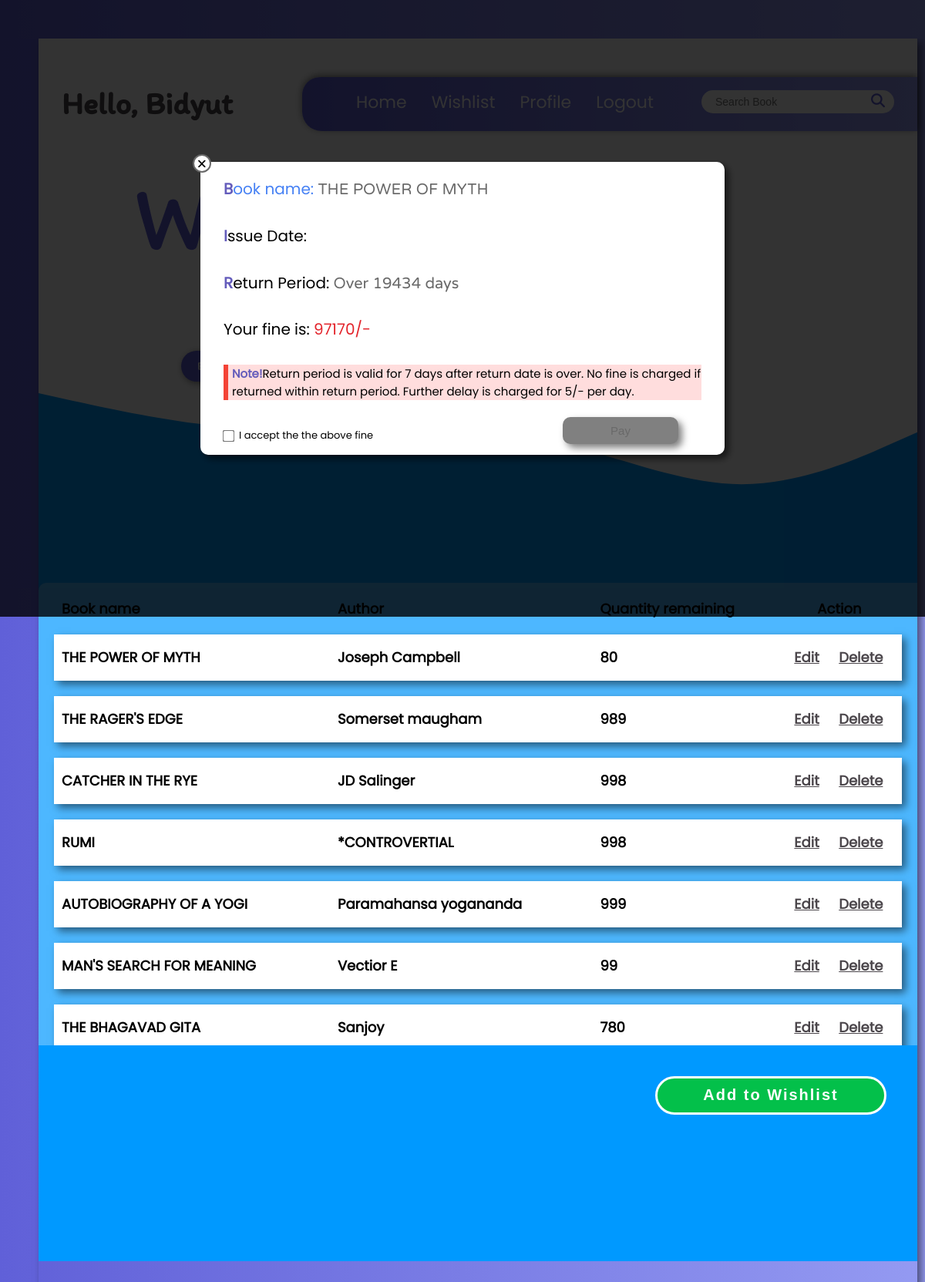
The page /LibraryHomepage.php?returnactivation=1 (signed in) on the database as committed earlier.
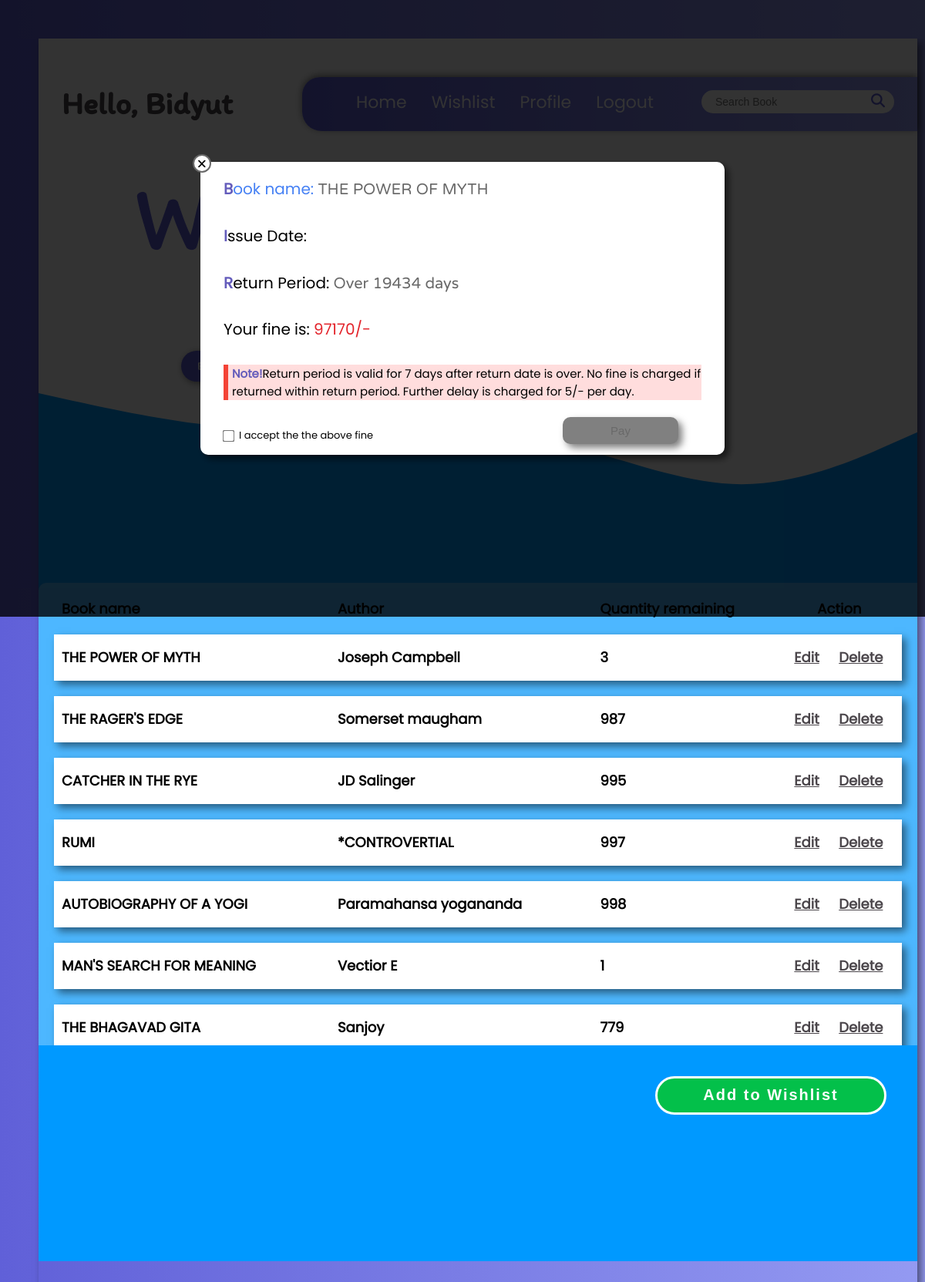
The same page on the database as committed later.
### tables this page shows
CREATE TABLE `information` (
  `id` int(11) NOT NULL,
  `Firstname` varchar(256) NOT NULL,
  `Middlename` varchar(256) NOT NULL,
  `last Name` varchar(256) NOT NULL,
  `phone number` varchar(256) NOT NULL,
  `EmailId` varchar(256) NOT NULL
);

CREATE TABLE `book_info` (
  `Id` int(11) NOT NULL,
  `Book name` varchar(256) NOT NULL,
  `Author` varchar(256) NOT NULL DEFAULT '*CONTROVERTIAL',
  `description` varchar(500) NOT NULL DEFAULT 'Not provided',
  `BOOK id` varchar(256) NOT NULL,
  `AVL book` int(11) NOT NULL
);

### LibraryHomepage.php (the view, shortened to what this page needs)
<?php
include("connection/connection.php");
$newid = $_SESSION['id'];
$admin = $_SESSION['admin'];
$query1 = "SELECT * FROM `information` WHERE `id`='$newid'";
$result1 = mysqli_query($connection, $query1);
$rowarr1 = mysqli_fetch_array($result1);
$name = $rowarr1['Firstname'];
if (isset($_REQUEST['returnactivation'])) {
    $bookid2 = $_REQUEST['returnactivation'];
    $query5 = "SELECT * FROM `book_info` WHERE `Id`='$bookid2' ";
    $result5 = mysqli_query($connection, $query5);
    $rowarr6 = mysqli_fetch_array($result5);
    $name1 = $rowarr6['Book name'];
    $query6 = "SELECT * FROM `bookstaken` WHERE `student-id`='$newid' AND `BookId`='$bookid2' ";
    $result6 = mysqli_query($connection, $query6);
    $rowarr7 = mysqli_fetch_array($result6);
    $issuedate = $rowarr7['IssueDate'];
    $borrowtime = $rowarr7['borrowtime'];
    $returndate = strtotime(date('Y-m-d', strtotime($issuedate . '+' . $borrowtime)));
    $currentdate = strtotime(date('Y-m-d'));
    $returndateObj = date_create(date('Y-m-d', strtotime($issuedate . '+' . $borrowtime)));
    $currdateObj = date_create(date('Y-m-d'));
    $dateDifference = date_diff($currdateObj, $returndateObj);
    if ($returndate >= $currentdate) {
        $hasfine = false;
        $timeLeft = ((int) $dateDifference->format("%a")) + 7;
    } else {
        $timeLeft = ((int) $dateDifference->format("%a"));
        if ($timeLeft > 7) {
            $hasfine = true;
            $fine = ($timeLeft - 7) * 5;
            $timeLeft -= 7;
        } else {
            $hasfine = false;
        }
    }
}
$searching = "";
if (isset($_REQUEST['search'])) {
    $searching = $_REQUEST['search'];
    $query2 = "SELECT * FROM `book_info` WHERE `Book name` LIKE '%$searching%' OR `BOOK id` LIKE '%$searching%' ";
    $result2 = mysqli_query($connection, $query2);
} else {
    $query2 = "SELECT * FROM `book_info` ORDER BY `Id`";
    $result2 = mysqli_query($connection, $query2);
}
?>
<!DOCTYPE html>
<html>
<head>
    <link href="css/floatingWindow.css" rel="stylesheet">
    <link href="css/css-homepage.css" rel="stylesheet">
    <link rel="stylesheet" href="https://cdnjs.cloudflare.com/ajax/libs/font-awesome/6.3.0/css/all.min.css"
 />
</head>
<body>
    <div class="borderTop" id="borderTop"></div>
    <div id="supermainDiv">
        <div class="maindiv" id="mainDiv">
            <div class="scrollToggle" id="scrollToggle"></div>
            <div class="logo" id="logo">
                <div id="welcomename">Hello,
                    <?php echo $name; ?>
                </div>
                <div class="navigationBar" id="navigatonBAr">
                    <div id="home"><a href="#bgImage" id="profile">Home</a></div>
                    <div id="Wishlist">Wishlist</div>
                    <div id="Profile"><a onclick="" id="profile">Profile</a></div>
                    <div id="Logout"><a href="logout.php" id="logout">Logout</a></div>
                    <div id="searchBar">
                        <input type="text" name="" id="SearchBox" placeholder="Search Book"
                            value="<?php echo $searching; ?>" onclick="isSearching()">
                        <div class="searchIcon" onclick="searchBook()"><i class="fa-solid fa-magnifying-glass"></i>
                        </div>
                    </div>
                </div>
            </div>
            <div id="textArea">
                <div id="welcomeText">
                    <div id="welcome">Welcome</div>
                    <div id="ToTheLibrary">to the Library</div>
                </div>
                <div id="buttonDiv">
                    <div id="form1">
                        <a href="#secondDivbgImage"> <input type="button" value="Browse Books" id="button1"> </a>
                    </div>
                    <?php
                    if ($admin == 'Y') { ?>
                        <form id="form2" action="" onsubmit="">
                        </form>
                    <?php } ?>
                </div>
            </div>
            <div id="secondDivbgImage">
                <div class="tablescroll">
                    <table>
                        <?php
                        if (mysqli_num_rows($result2) == 0) {
                            ?>
                            <th id="noBook" rowspan="4">No Book was found with keyword "
                                <?php echo $searching; ?>"
                            </th>
                            <?php
                        } else {
                            ?>
                            <tr>
                                <th>Book name</th>
                                <th>Author</th>
                                <th>Quantity remaining</th>
                                <th id="action" <?php if ($admin == 'Y') {
                                    echo "colspan=2";
                                } ?>>Action</th>
                            </tr>
                            <?php
                            while ($rowarr2 = mysqli_fetch_array($result2)) {
                                ?>
                                <tr id="book-detail">
                                    <td>
                                        <?php echo $rowarr2['Book name']; ?>
                                    </td>
                                    <td>
                                        <?php echo $rowarr2['Author']; ?>
                                    </td>
                                    <td>
                                        <?php echo $rowarr2['AVL book']; ?>
                                    </td>
                                    <?php if ($admin == 'Y') { ?>
                                        <td><a href="bookinfo.php?idOfBook=<?php echo $rowarr2['Id']; ?>" id="edit">Edit</a>
                                        </td>
                                        <td><a href="" id="delete">Delete</a></td>
                                    <?php
                                    }
                            }
                        }
                        ?>
                    </table>
                </div>
                <div class="addWishlistBtn"><input type="submit" name="addToWishlist" id="addToWishlist"
                        value="Add to Wishlist">
                </div>
                <div class="mainBox2 invisible">
                    <div class="contentwhole">
                        <div class="circleCross" onclick="returnInvisible()">
                            <div class="x">x</div>
                        </div>
                        <form action="">
                            <div class="contentBox">
                                <div class="bookname"><strong>B</strong>ook name: <span class="phpvar"
                                        id="ReturnBookName"><?php echo $name1; ?></span></div>
                                <div class="issueDate"><strong>I</strong>ssue Date: </div>
                                <div class="returnPeriod"><strong>R</strong>eturn Period: <span class="phpvar">
                                        <?php
                                        if ($hasfine) {
                                            echo "Over " . $timeLeft . " days";
                                        } else {
                                            echo $timeLeft . " days";
                                        }
                                        ?>
                                    </span>
                                </div>
                                <?php if ($hasfine) { ?>
                                    <div class="fineText">Your fine is: <span class="fine">
                                            <?php echo $fine; ?>/-
                                        </span></div>
                                <?php } ?>
                                <div class="info"><strong>Note!</strong>Return period is valid for 7 days after return
                                    date is over. No fine is charged if returned within return period. Further delay is
                                    charged for 5/- per day.</div>
                                <div class="payButton">
                                    <input type="checkbox" name="terms" id="checkbox2" value="good"
                                        onclick="acceptTnC2()">
                                    <label for="checkbox2">I accept the the above fine</label>
                                    <input type="submit" value="<?php if ($hasfine) {
                                        echo "Pay";
                                    } else {
                                        echo "Return";
                                    } ?>" id="confirmbtn2" disabled>
                                </div>
                            </div>
                        </form>
                    </div>
                </div>
            </div>
        </div>
    </div>
</body>
</html>

### css/floatingWindow.css (style rules this page uses)
* { margin: 0; padding: 0; }
html { font-family: poppins; font-size: 62.5%; }
.contentwhole { position: relative; width: 70rem; height: 40rem; display: flex; justify-content: center; align-items: center; }
.circleCross { top: 0; left: 0; height: 2rem; width: 2rem; border-radius: 50%; font-size: 1.8rem; border: .2rem solid #696969; display: flex; justify-content: center; align-items: center; position: absolute; cursor: pointer; transition: 0.5s; background-color: white; z-index: 10; }
.x { position: absolute; top: -0.2rem; left: .5rem; transform: scaleX(1.2); font-family: rounded; pointer-events: none; }
.contentBox { display: flex; flex-direction: column; justify-content: space-between; position: relative; width: 68rem; height: 38rem; background-color: white; padding-top: 2rem; padding-left: 3rem; box-sizing: border-box; font-size: 2rem; box-shadow: .5rem .5rem 1rem rgba(0, 0, 0, 0.6); border-radius:1rem ; }
.info { background-color: #ffdddd; border-left: .6rem solid #f44336; font-size: 1.5rem; padding-left: .5rem; box-sizing: border-box; width: 62rem; }
#confirmbtn2 { position: absolute; right: 6rem; bottom: 1.4rem; height: 3.5rem; width: 15rem; border-radius: 1rem; background-color: #4681f4; border: none; color: white; font-size: 1.5rem; cursor: pointer; transition: 0.5s; box-shadow: .5rem .5rem 1rem rgba(0, 0, 0, 0.5); }
#confirmbtn2:disabled { background-color: gray; color: #696969; cursor: not-allowed; }
.bookname, .author, .bookId, .bookTime { color: #4681f4; }
strong { color: #645cbb; }
.phpvar { font-family: rounded; color: #696969; }
.mainBox2 { width: 100vw; height: 100vh; position: fixed; top: 0; left: 0; display: flex; justify-content: center; align-items: center; background-color: rgba(0, 0, 0, 0.8); z-index: 10000; }
.payButton { width: 100%; height: 4rem; position: relative; }
.payButton input[type="checkbox"] { transform: scale(1.2); accent-color: #645cbb; }
.payButton label { position: absolute; font-size: 1.3rem; top:0.5rem; left: 2rem; }

Rows that differ between the two databases and show on the page:
changed book_info "THE POWER OF MYTH": AVL book "80" → "3"
changed book_info "THE RAGER'S EDGE": AVL book "989" → "987"
changed book_info "CATCHER IN THE RYE": AVL book "998" → "995"
changed book_info "RUMI": AVL book "998" → "997"
changed book_info "AUTOBIOGRAPHY OF A YOGI": AVL book "999" → "998"
changed book_info "MAN'S SEARCH FOR MEANING": AVL book "99" → "1"
changed book_info "THE BHAGAVAD GITA": AVL book "780" → "779"
